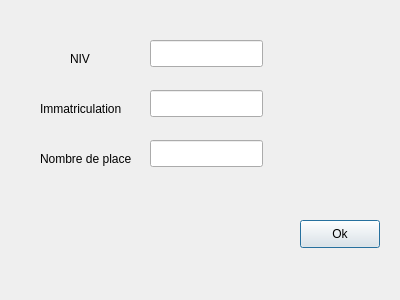
<?xml version="1.0" encoding="UTF-8"?>
<ui version="4.0">
 <class>ajouterVehiculePromenadeGuiClass</class>
 <widget class="QDialog" name="ajouterVehiculePromenadeGuiClass">
  <property name="geometry">
   <rect>
    <x>0</x>
    <y>0</y>
    <width>400</width>
    <height>300</height>
   </rect>
  </property>
  <property name="windowTitle">
   <string>ajouterVehiculePromenadeGui</string>
  </property>
  <widget class="QLabel" name="labelImmatriculation">
   <property name="geometry">
    <rect>
     <x>40</x>
     <y>100</y>
     <width>101</width>
     <height>17</height>
    </rect>
   </property>
   <property name="text">
    <string>Immatriculation</string>
   </property>
  </widget>
  <widget class="QLabel" name="labelNiv">
   <property name="geometry">
    <rect>
     <x>70</x>
     <y>50</y>
     <width>53</width>
     <height>17</height>
    </rect>
   </property>
   <property name="text">
    <string>NIV</string>
   </property>
  </widget>
  <widget class="QLineEdit" name="leNiv">
   <property name="geometry">
    <rect>
     <x>150</x>
     <y>40</y>
     <width>113</width>
     <height>27</height>
    </rect>
   </property>
  </widget>
  <widget class="QPushButton" name="pushButtonOk">
   <property name="geometry">
    <rect>
     <x>300</x>
     <y>220</y>
     <width>80</width>
     <height>28</height>
    </rect>
   </property>
   <property name="text">
    <string>Ok</string>
   </property>
  </widget>
  <widget class="QLabel" name="labelPoids">
   <property name="geometry">
    <rect>
     <x>40</x>
     <y>150</y>
     <width>101</width>
     <height>17</height>
    </rect>
   </property>
   <property name="text">
    <string>Nombre de place</string>
   </property>
  </widget>
  <widget class="QLineEdit" name="leNbPlace">
   <property name="geometry">
    <rect>
     <x>150</x>
     <y>140</y>
     <width>113</width>
     <height>27</height>
    </rect>
   </property>
  </widget>
  <widget class="QLineEdit" name="leImmatriculation">
   <property name="geometry">
    <rect>
     <x>150</x>
     <y>90</y>
     <width>113</width>
     <height>27</height>
    </rect>
   </property>
  </widget>
 </widget>
 <layoutdefault spacing="6" margin="11"/>
 <resources/>
 <connections>
  <connection>
   <sender>pushButtonOk</sender>
   <signal>clicked()</signal>
   <receiver>ajouterVehiculePromenadeGuiClass</receiver>
   <slot>validerVehiculePromenade()</slot>
   <hints>
    <hint type="sourcelabel">
     <x>339</x>
     <y>233</y>
    </hint>
    <hint type="destinationlabel">
     <x>199</x>
     <y>149</y>
    </hint>
   </hints>
  </connection>
 </connections>
 <slots>
  <slot>validerVehiculePromenade()</slot>
 </slots>
</ui>
